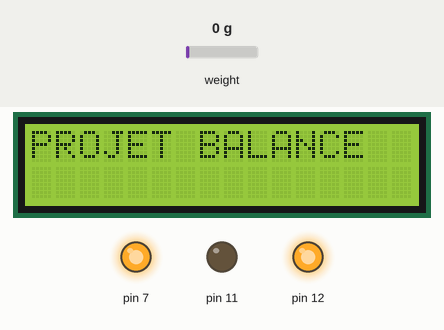
Recording of a sketch running on a simulated Arduino Uno, built with avr-gcc and run on an emulated ATmega328P. On the bench: 16×2 character LCD, output pins drawn as LEDs (lit = HIGH). Inputs (shaded band) come from the test bench; at power-on: weight on the scale 0 g. What the sketch prints to the serial monitor is not drawn.

Above: at 2.1 s.
At 8.2 s:
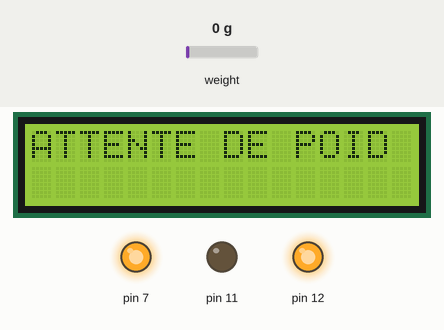
8.3 s: weight on the scale set to 372 g
9.8 s: weight on the scale set to 447 g
At 12.3 s:
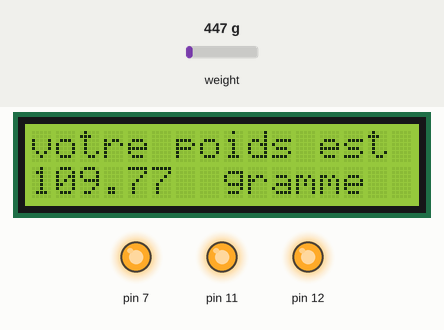
At 19.7 s:
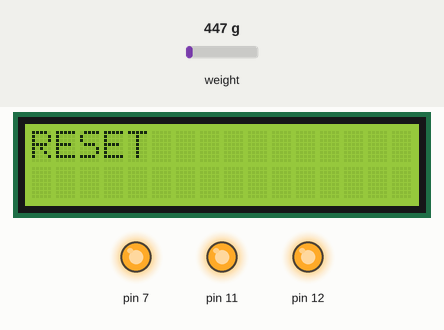
Timing chart, 0 to 20.6 s (numbered marks = the images above; inputs shaded):
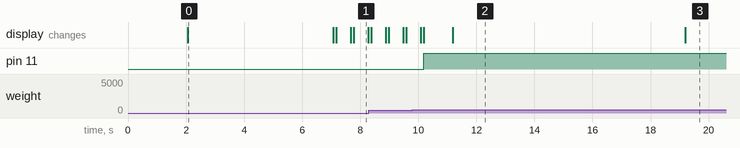

The sketch:

balance.ino
```cpp
#include <LiquidCrystal.h> // includes the LiquidCrystal Library
//#include<SoftwareSerial.h>
const int rs = A4, en = A3, d4 = A2, d5 = A1, d6 = A0, d7 = 13;
LiquidCrystal lcd(rs, en, d4, d5, d6, d7);

//equation lineaire val= -0.0250+0.0043*P;
#include "HX711.h"
#define DOUT  5
#define CLK  6
HX711 scale(DOUT, CLK);
//const byte txpin=1;
//const byte rxpin=0;
//SoftwareSerial myserial(rxpin,txpin);
float val;
float calibration_factor = 48000; //-7050 worked for my 440lb max scale setupvoid setup()
void setup ()
{
Serial.begin(9600);
pinMode(7,OUTPUT);
digitalWrite(7,HIGH);// 5v hx711
//myserial.begin(9600);
lcd.begin(16,2); // Initializes the interface to the LCD screen, and specifies the dimensions (width and height) of the display }
pinMode(11,OUTPUT);
pinMode(12,OUTPUT);
digitalWrite(12,HIGH);
pinMode(7,OUTPUT);
digitalWrite(7,HIGH);


 /*Serial.println("HX711 calibration sketch");
 Serial.println("Remove all weight from scale");
 Serial.println("After readings begin, place known weight on scale");
 Serial.println("Press + or a to increase calibration factor");
 Serial.println("Press - or z to decrease calibration factor");*/
  val=0;
  scale.set_scale();
  scale.tare(); //Reset the scale to 0
  long zero_factor = scale.read_average(); //Get a baseline reading
  //Serial.print("Zero factor: "); //This can be used to remove the need to tare the scale. Useful in permanent scale projects.
  //Serial.println(zero_factor);
  lcd.print("PROJET BALANCE");
  delay(5000);
  lcd.setCursor(0,1);
  lcd.println(val);
}
void loop() {
  //scale.tare();
   scale.set_scale(calibration_factor); //Adjust to this calibration factor
    val=scale.get_units();
   //Serial.println(val);
   //delay(00);
   val=(val+0.0250)/0.0043;
   //Serial.println(val);
    if(val>100)
  {
    digitalWrite(11,1);
    lcd.println("votre poids est :");
   //Serial.println("votre poids est :");
    //myserial.println(val);
    delay(1000);
    lcd.setCursor(0,1);
    lcd.println(val);
    Serial.print(val);
    //Serial.println(val);
    lcd.setCursor(8,1);
    lcd.println("gramme");
    //Serial.println("gramme");
    delay(8000);
    lcd.clear();
    lcd.print("RESET");
    val=val-val;
    //Serial.println("RESET");
    delay(8000);
     scale.tare();
     lcd.clear();
     digitalWrite(11,0);
   }
   else
   {lcd.print("ATTENTE DE POID");
   //Serial.println("ATTENRE DE POIDS");
    delay(500);
    lcd.clear();
    }
     val=val-val;

 }
```

Measured:
- the behaviour switches between 405 and 406 g on weight on the scale (found by bisection; images 1 and 2)
- after the input at 9.8 s, pin 11: LOW → HIGH after 0.39 s; the display: first differs from a run without the input after 0.39 s (image 2 shows a later state)
- what the display in image 0 shows lasts 5.0 s, from 2.1 s to 7.1 s
- what the display in image 1 shows lasts 0.5 s, from 7.8 s to 8.3 s
- what the display in image 2 shows lasts 8.0 s, from 11.2 s to 19.2 s
